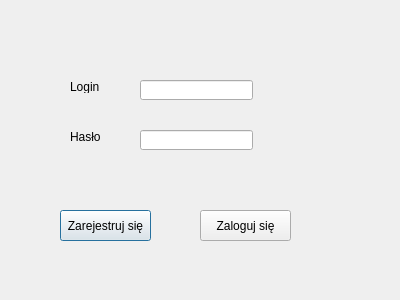
<?xml version="1.0" encoding="UTF-8"?>
<ui version="4.0">
 <class>JaroEliCall</class>
 <widget class="QDialog" name="JaroEliCall">
  <property name="geometry">
   <rect>
    <x>0</x>
    <y>0</y>
    <width>400</width>
    <height>300</height>
   </rect>
  </property>
  <property name="windowTitle">
   <string>Dialog</string>
  </property>
  <widget class="QLabel" name="login_Label">
   <property name="geometry">
    <rect>
     <x>70</x>
     <y>80</y>
     <width>47</width>
     <height>13</height>
    </rect>
   </property>
   <property name="text">
    <string>Login</string>
   </property>
  </widget>
  <widget class="QLabel" name="password_Label">
   <property name="geometry">
    <rect>
     <x>70</x>
     <y>130</y>
     <width>47</width>
     <height>13</height>
    </rect>
   </property>
   <property name="text">
    <string>Hasło</string>
   </property>
  </widget>
  <widget class="QLineEdit" name="login_VALUE">
   <property name="geometry">
    <rect>
     <x>140</x>
     <y>80</y>
     <width>113</width>
     <height>20</height>
    </rect>
   </property>
  </widget>
  <widget class="QLineEdit" name="password_VALUE">
   <property name="geometry">
    <rect>
     <x>140</x>
     <y>130</y>
     <width>113</width>
     <height>20</height>
    </rect>
   </property>
  </widget>
  <widget class="QPushButton" name="register_button">
   <property name="geometry">
    <rect>
     <x>60</x>
     <y>210</y>
     <width>91</width>
     <height>31</height>
    </rect>
   </property>
   <property name="text">
    <string>Zarejestruj się</string>
   </property>
  </widget>
  <widget class="QPushButton" name="login_button">
   <property name="geometry">
    <rect>
     <x>200</x>
     <y>210</y>
     <width>91</width>
     <height>31</height>
    </rect>
   </property>
   <property name="text">
    <string>Zaloguj się</string>
   </property>
  </widget>
 </widget>
 <resources/>
 <connections/>
</ui>
